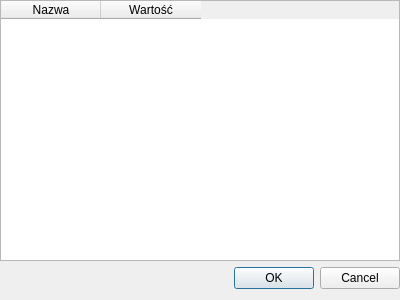
<?xml version="1.0" encoding="UTF-8"?>
<ui version="4.0">
 <class>DialogSettings</class>
 <widget class="QDialog" name="DialogSettings">
  <property name="geometry">
   <rect>
    <x>0</x>
    <y>0</y>
    <width>400</width>
    <height>300</height>
   </rect>
  </property>
  <property name="windowTitle">
   <string>Dialog</string>
  </property>
  <layout class="QGridLayout" name="gridLayout">
   <property name="leftMargin">
    <number>0</number>
   </property>
   <property name="topMargin">
    <number>0</number>
   </property>
   <property name="rightMargin">
    <number>0</number>
   </property>
   <item row="0" column="0">
    <widget class="QTableWidget" name="tableWidget">
     <column>
      <property name="text">
       <string>Nazwa</string>
      </property>
     </column>
     <column>
      <property name="text">
       <string>Wartość</string>
      </property>
     </column>
    </widget>
   </item>
   <item row="1" column="0">
    <widget class="QDialogButtonBox" name="buttonBox">
     <property name="orientation">
      <enum>Qt::Orientation::Horizontal</enum>
     </property>
     <property name="standardButtons">
      <set>QDialogButtonBox::StandardButton::Cancel|QDialogButtonBox::StandardButton::Ok</set>
     </property>
    </widget>
   </item>
  </layout>
 </widget>
 <resources/>
 <connections>
  <connection>
   <sender>buttonBox</sender>
   <signal>accepted()</signal>
   <receiver>DialogSettings</receiver>
   <slot>accept()</slot>
   <hints>
    <hint type="sourcelabel">
     <x>248</x>
     <y>254</y>
    </hint>
    <hint type="destinationlabel">
     <x>157</x>
     <y>274</y>
    </hint>
   </hints>
  </connection>
  <connection>
   <sender>buttonBox</sender>
   <signal>rejected()</signal>
   <receiver>DialogSettings</receiver>
   <slot>reject()</slot>
   <hints>
    <hint type="sourcelabel">
     <x>316</x>
     <y>260</y>
    </hint>
    <hint type="destinationlabel">
     <x>286</x>
     <y>274</y>
    </hint>
   </hints>
  </connection>
 </connections>
</ui>
